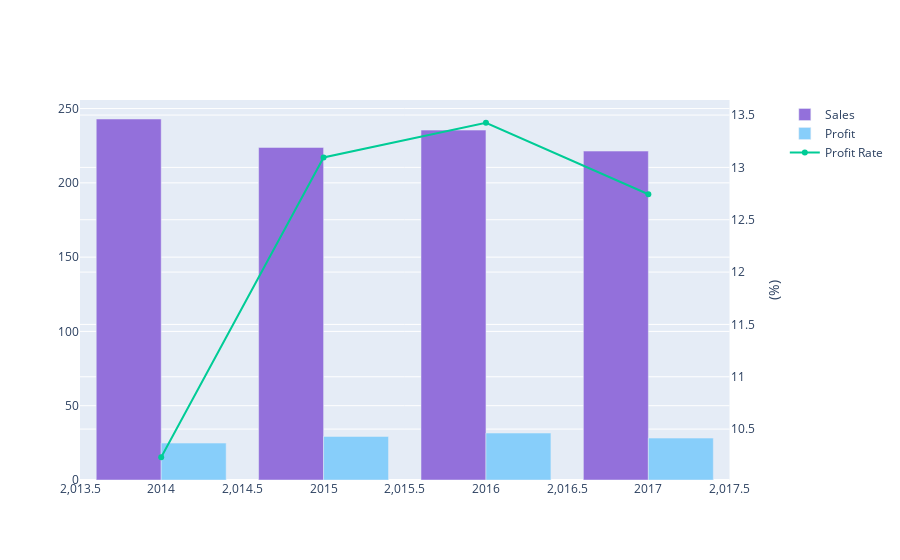

Write notebook code for a chart like this one.
### Code cell
fig_3 = make_subplots(specs=[[{"secondary_y": True}]])
fig_3.add_bar(x=profit_sales_data["Year"], y=profit_sales_data["Sales"], name='Sales',
              marker_color='MediumPurple', secondary_y=False)
fig_3.add_bar(x=profit_sales_data["Year"], y=profit_sales_data["Profit"], name='Profit',
              marker_color="lightskyblue", secondary_y=False)
fig_3.add_trace(go.Scatter(x=profit_sales_data["Year"], y=profit_sales_data["Profit Rate"]*100,
                           name="Profit Rate"), secondary_y=True)
fig_3.update_yaxes(title_text="", secondary_y=False)
fig_3.update_yaxes(title_text="(%)", secondary_y=True)

### Figure 1 — Plotly figure (JSON) as saved in the notebook; plotly's stock layout.template omitted (floating-point values rounded to 4 significant figures)
{"data": [{"marker": {"color": "MediumPurple"}, "name": "Sales", "type": "bar", "x": [2014, 2015, 2016, 2017], "xaxis": "x", "y": [243.0, 223.8, 235.5, 221.4], "yaxis": "y"}, {"marker": {"color": "lightskyblue"}, "name": "Profit", "type": "bar", "x": [2014, 2015, 2016, 2017], "xaxis": "x", "y": [24.86, 29.31, 31.62, 28.21], "yaxis": "y"}, {"name": "Profit Rate", "type": "scatter", "x": [2014, 2015, 2016, 2017], "xaxis": "x", "y": [10.23, 13.1, 13.43, 12.74], "yaxis": "y2"}], "layout": {"xaxis": {"anchor": "y", "domain": [0, 0.94]}, "yaxis": {"anchor": "x", "domain": [0, 1], "title": {"text": ""}}, "yaxis2": {"anchor": "x", "overlaying": "y", "side": "right", "title": {"text": "(%)"}}}}
